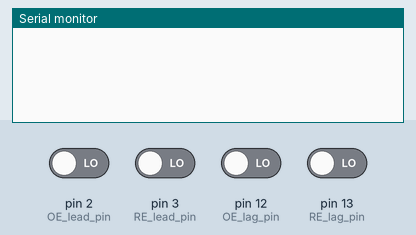
The sketch below on a simulated Arduino Uno, built with avr-gcc and run on an emulated ATmega328P. On the bench: the last lines printed to the serial monitor. The test bench sets the inputs (shaded band); at power-on: pin 2 (OE_lead_pin), pin 3 (RE_lead_pin), pin 12 (OE_lag_pin), pin 13 (RE_lag_pin) LOW.

Above: at 1.2 s.
1.3 s: pin 2 (OE_lead_pin) driven HIGH
At 2.2 s:
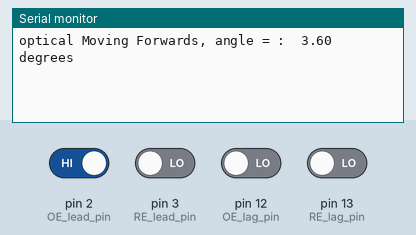
2.8 s: pin 3 (RE_lead_pin) driven HIGH
At 3.4 s:
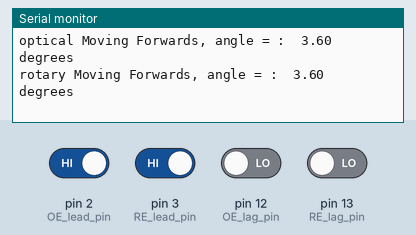

The sketch:

rotary_encoder_ISR.ino
```cpp
  volatile double RE_angle; //rotary encoder angle
  volatile int RE_dir; //rotary encoder direction
  const int RE_lead_pin = 3;
  const int RE_lag_pin = 13;

  volatile double OE_angle; //optical encoder angle
  volatile int OE_dir; //optical encoder direction
  const int OE_lead_pin = 2;
  const int OE_lag_pin = 12;

void setup() {
  // put your setup code here, to run once:
  Serial.begin(9600);
  pinMode(RE_lag_pin, INPUT);
  pinMode(OE_lag_pin, INPUT);
  attachInterrupt(0, OE_ISR, RISING); //optical encoder isr, will trigger on rising edge of channel A
  attachInterrupt(1, RE_ISR, RISING); //rotary encoder isr, will trigger on rising edge of channel A
}

void loop() {
  // put your main code here, to run repeatedly:
  //Serial.write(30);
  delayMicroseconds(50);
  //Serial.write(200);
  delay(1);
}

 void OE_ISR (){

      if (digitalRead(OE_lag_pin) == HIGH){
      OE_dir = -1;
      OE_angle = OE_angle - 3.6;
      if (OE_angle <= -360)
          OE_angle = OE_angle + 360;

       Serial.print("optical Moving Backwards, angle = :  ");
       Serial.print(OE_angle);
       Serial.print('\t');
       Serial.print("degrees");
       Serial.print('\n');
    }

    else if (digitalRead(OE_lag_pin) == LOW){
      OE_dir = 1;
      OE_angle = OE_angle + 3.6;
       if (OE_angle >= 360)
         OE_angle = OE_angle - 360;

       Serial.print("optical Moving Forwards, angle = :  ");
       Serial.print(OE_angle);
       Serial.print('\t');
       Serial.print("degrees");
       Serial.print('\n');

    }
 }

 void RE_ISR (){

      if (digitalRead(RE_lag_pin) == HIGH){
      RE_dir = -1;
      RE_angle = RE_angle - 3.6;
      if (RE_angle <= -360)
          RE_angle = RE_angle + 360;

       Serial.print("rotary Moving Backwards, angle = :  ");
       Serial.print(RE_angle);
       Serial.print('\t');
       Serial.print("degrees");
       Serial.print('\n');
    }

    else if (digitalRead(RE_lag_pin) == LOW){
      RE_dir = 1;
      RE_angle = RE_angle + 3.6;
       if (RE_angle >= 360)
         RE_angle = RE_angle - 360;

       Serial.print("rotary Moving Forwards, angle = :  ");
       Serial.print(RE_angle);
       Serial.print('\t');
       Serial.print("degrees");
       Serial.print('\n');

    }
 }
```

Measured:
- after the input at 1.3 s, the serial monitor: prints a new line at once (image 1)
- after the input at 2.8 s, the serial monitor: prints a new line at once (image 2)
